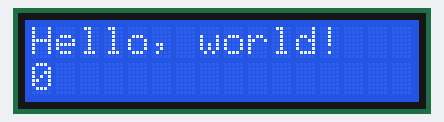
The sketch below on a simulated Arduino Uno, built with avr-gcc and run on an emulated ATmega328P. On the bench: 16×2 character LCD.

Above: at 0.1 s.
At 5.1 s:
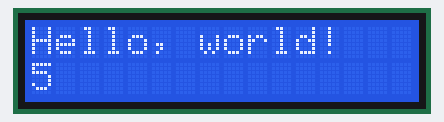
At 9.1 s:
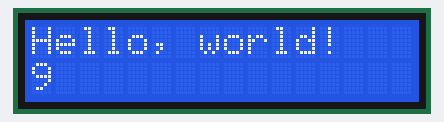
At 19.1 s:
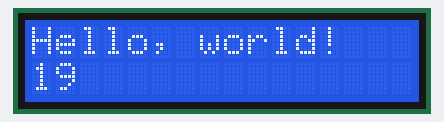
At 29.1 s:
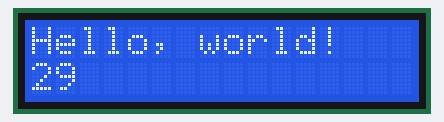
At 39.1 s:
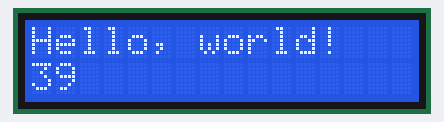

The sketch:

LCD.ino
```cpp
/* LCD
pin   arduino
GND   GND
VCC   VCC
SDA   SDA
SCL   SCL
*/

#include <Wire.h>
#include <LiquidCrystal_I2C.h>

// Set the LCD address to 0x27 for a 16 chars and 2 line display
LiquidCrystal_I2C lcd(0x27, 16, 2);

void setup()
{
    // initialize the LCD
    lcd.begin();

    // Turn on the blacklight and print a message.
    lcd.backlight();

}

void loop()
{
    lcd.setCursor(0, 0);
    lcd.print("Hello, world!");
    lcd.setCursor(0, 1); // 設定游標位置在第二行行首
    lcd.print(millis()/1000);
}
```

Measured:
- what the display in image 1 shows lasts 1.0 s, from 5.0 s to 6.0 s
